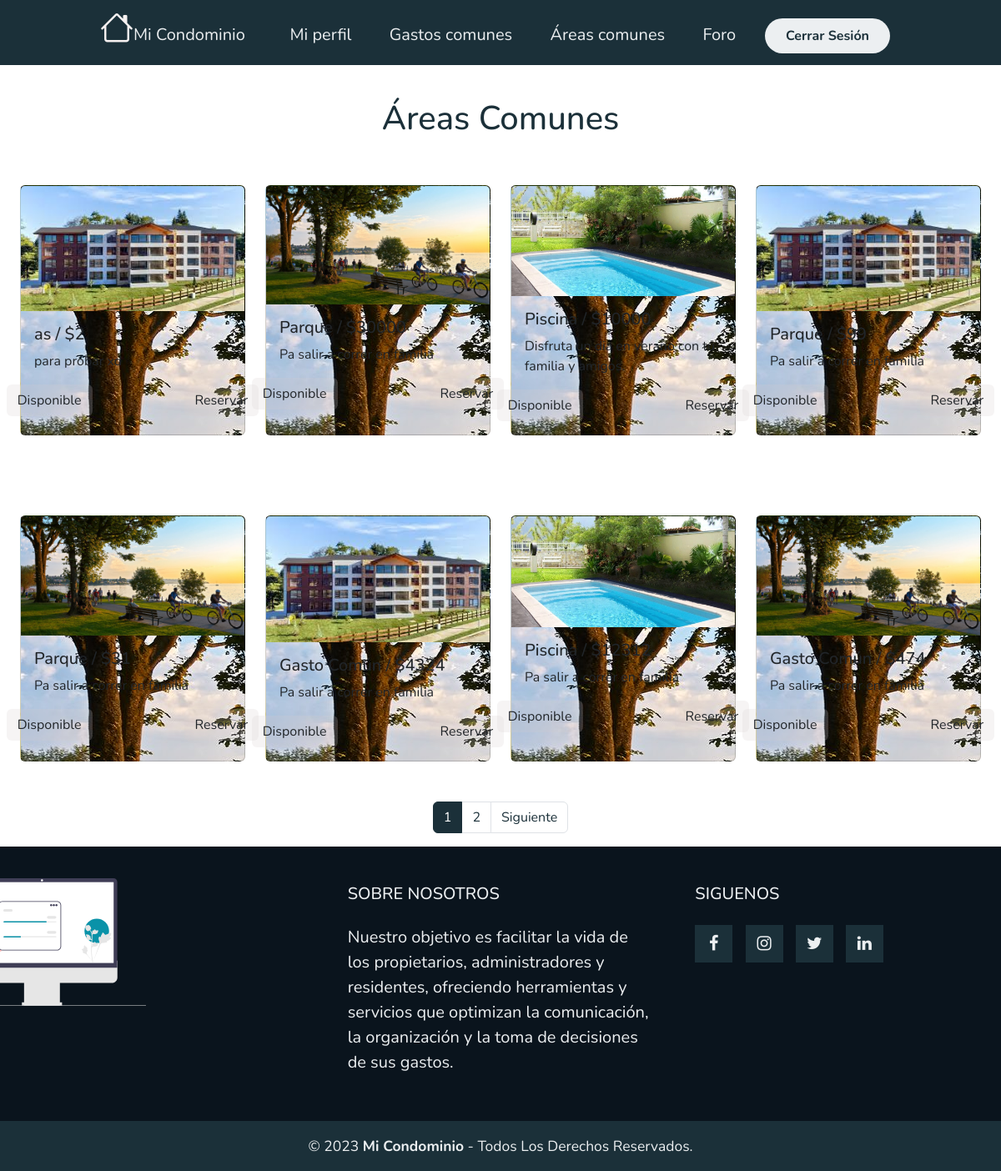
Page /AreasAdmin/ (signed in) on the earlier database version.
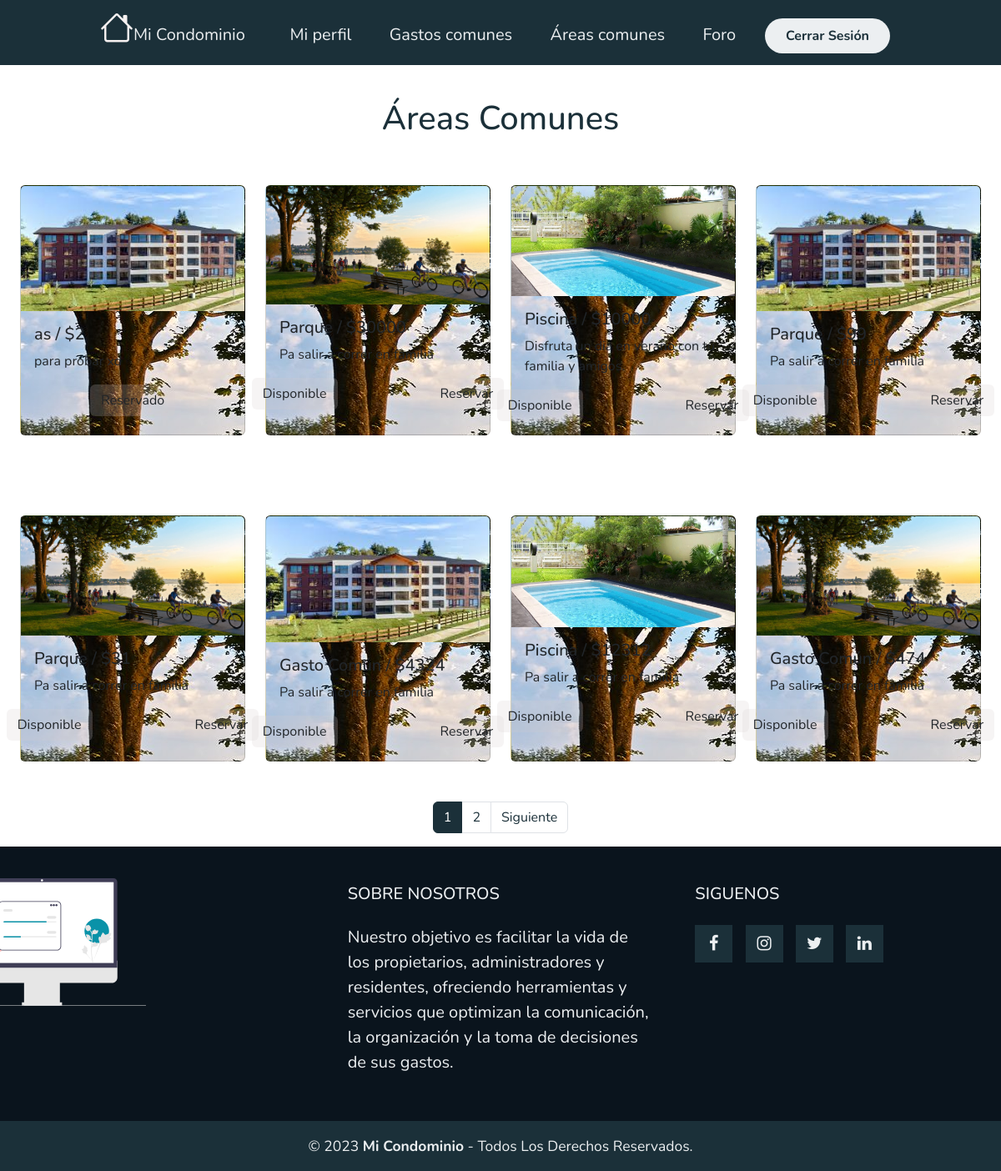
Same page on the later database version.
### myapp/models.py (models this page shows, shortened)
class AreaComun(models.Model):
    ESTADO_RESERVA = (
        ('Disponible', 'Disponible'),
        ('Reservado', 'Reservado'),
    )
    estado_reserva = models.CharField(max_length=20, choices=ESTADO_RESERVA, default='Disponible')
    nombre = models.CharField(max_length=50)
    descripcion = models.TextField()
    monto = models.IntegerField()
    fecha = models.DateField(default=date.today)
    imagen = models.ImageField(upload_to="areas", null=True)

### myapp/views.py (the view)
# urls.py: path('AreasAdmin/',AreasAdmin,name="AreasAdmin"),
@login_required
def AreasAdmin(request):
    data = AreaComun.objects.all()
    page = request.GET.get('page', 1)
    try:
        paginator = Paginator(data, 8)
        data = paginator.page(page)
    except:
        raise Http404
    return render(request, 'myapp/Areas/AreasAdmin.html',{'entity' : data, 'paginator':paginator})

### myapp/templates/myapp/Areas/AreasAdmin.html (shortened to what this page needs)
{% extends 'myapp/base.html' %}
{% block contenido %}
{% load static %}
{% load humanize %}
<div style="color: #1b3039;  display: flex; align-items: center; justify-content: center; margin-top: 40px;">
    <h1>Áreas Comunes</h1>
</div>
<section class="container-fluid">
    <div class="row w-80 mx-auto catalogos-autos" id="color_btn_cat">
        {% for areas in entity %}
        <div class="col-lg-3 col-md-6 col-sm-12  my-5 d-flex justify-content-center icono2-wrap">
            <div class="card" style="width: 20rem;">
                {% if areas.imagen %}
                <img src="{{ areas.imagen.url }}" class="card-img-top" alt="test">
                {% endif %}
                <div class="card-body">
                    <h5 class="card-title">{{ areas.nombre }} / ${{ areas.monto }}</h5>
                    <p class="card-text">{{ areas.descripcion }}</p>
                    <div class="d-flex justify-content-center">
                        <a href="#" class="btn" style="background-color:#d4cccc36">{{ areas.estado_reserva }}</a>
                        {% if not user.is_staff %}
                        {% if areas.estado_reserva == 'Disponible' %}
                        <a href="{% url 'ReservarArea' areas.id %}" class="btn"
                            style="background-color:#d4cccc36; margin-left: 110px;">Reservar</a>
                        {% endif %}
                        {% endif %}
                    </div>
                </div>
            </div>
        </div>
        {% endfor %}
    </div>
</section>
<div>
    {% include 'myapp/Paginator.html' %}
</div>
{% endblock %}

Differences in the rows shown:
changed AreaComun "as": estado_reserva "Disponible" → "Reservado"; no longer shows "Reservar"
